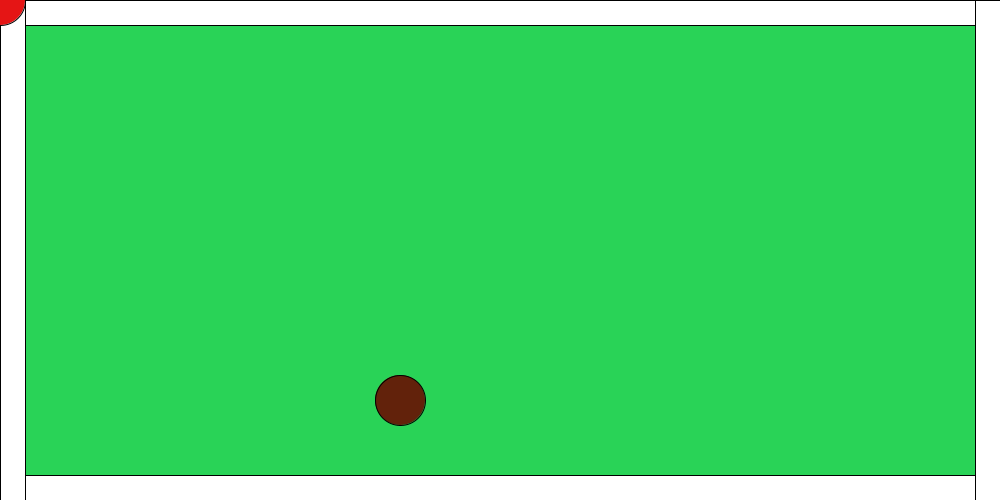
Frame 1 (no input)
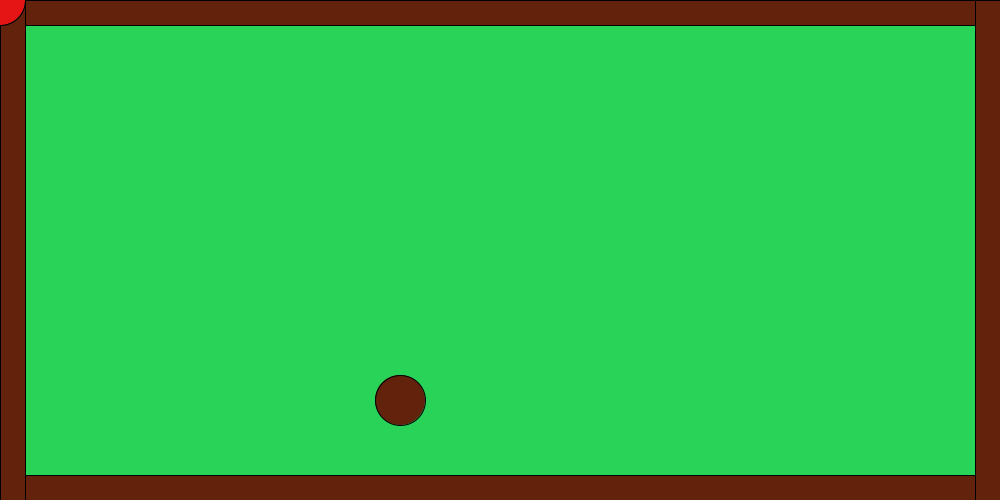
Frame 60 (the mouse pressed at the canvas centre just before this capture)
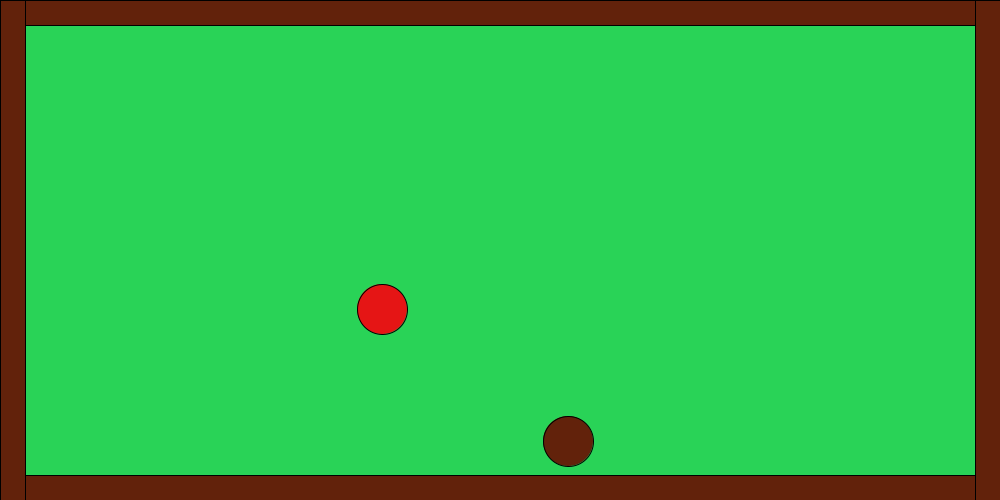
Frame 120 (the mouse held since frame 60 and released just before this capture)

The Processing sketch that drew these frames (run headless with seeded random() and noise(); from frame 60 on, the mouse is pressed at the canvas centre):

// Processing sketch: processing_152715
// ── processing_152715.pde

//int X1=500, Y1=100, C1=1;

//MOVIMIENTOS
//1 -> DIAGONAL HACIA LA DERECHA SUBIENDO
//2 -> DIAGONAL HACIA LA DERECHA BAJANDO
//3 -> DIAGONAL HACIA LA IZQUIERDA BAJANDO
//4 -> DIAGONAL HACIA LA IZQUIERDA SUBIENDO

int X1, Y1, C1=0;
int X2=400, Y2=400, C2=2; //Inicia el movimiento de la bola 2 con este control
int CW=1; //Control while
int r=25, dia=2*r; //Radio, Diametro
float dis, d; //Distancia

void setup(){
  size(1000, 500);
  smooth();
  frameRate(200);
}

void draw(){
  //Diseno de la mesa
  background(#29D357); 
  rect(0, 0, 1000, 25);
  rect(0, 475, 1000, 25);
  rect(0, 0, 25, 500);
  rect(975, 0, 25, 500);
  
  //Esferas
  if(C1==0){
    X1=mouseX;
    Y1=mouseY;
    if(mousePressed){
      C1=3; //Inicia el movimiento de la bola 1 con este control
    }
  }
  
  fill(#E51515);
  ellipse(X1, Y1, dia, dia);
  fill(#62220B);
  ellipse(X2, Y2, dia, dia);
  if(mousePressed) {
    
    //Calculo de Distancia
    d = dist(X1, Y1, X2, Y2);
    //dis=sqrt(pow(X2-X1, 2) + pow(Y2-Y1, 2));
    if(d<=dia+2 && d>=dia-2){
      
      while(CW!=0){
      //Posibles choques
      if(C1==1 && C2==2){
        C1=2;
        C2=1;
        break;
      }
      if(C1==1 && C2==3){
        C1=3;
        C2=1;
        break;
      }
      if(C1==1 && C2==4){
        C1=4;
        C2=1;
        break;
      }
      if(C1==2 && C2==3){
        C1=3;
        C2=2;
        break;
      }
      if(C1==2 && C2==4){
        C1=4;
        C2=2;
        break;
      }
      if(C1==3 && C2==4){
        C1=4;
        C2=3;
        break;
        
        
      }
      if(C2==1 && C1==2){
        C1=1;
        C2=2;
        break;
      }
      if(C2==1 && C1==3){
        C1=1;
        C2=3;
        break;
      }
      if(C2==1 && C1==4){
        C1=1;
        C2=4;
        break;
      }
      if(C2==2 && C1==3){
        C1=2;
        C2=3;
        break;
      }
      if(C2==2 && C1==4){
        C1=2;
        C2=4;
        break;
      }
      if(C2==3 && C1==4){
        C1=3;
        C2=4;
        break;
      }
      }
    }
    
    //Movimientos Bola 1
    if(C1==1){
      Y1--;
      X1=X1+1;
    }
    if(C1==2){
      X1=X1+2;
      Y1++;
    }
    if(C1==3){
      X1=X1-2;
      Y1++;
    }
    if(C1==4){
      X1=X1-3;
      Y1--;
    }
    
    //Controles Bola 1
    //Rebote Superior
    if(Y1<=r*2){
      if(C1==1){
        C1=2;  
      }
      if(C1==4){
        C1=3;
      }
    }
    //Rebote Izquierdo
    if(X1<=r*2){
      if(C1==3){
        C1=2;  
      }
      if(C1==4){
        C1=1;
      }
    }
    //Rebote Derecho
    if(X1>=1000-r*2){
      if(C1==2){
        C1=3;  
      }
      if(C1==1){
        C1=4;
      }
    }
    //Rebote Inferior
  if(Y1>=500-r*2){
      if(C1==2){
        C1=1;  
      }
      if(C1==3){
        C1=4;
      }
    }
    
    //Movimiento Bola 2
     if(C2==1){
      Y2--;
      X2=X2+2;
    }
    if(C2==2){
      X2=X2+3;
      Y2++;
    }
    if(C2==3){
      X2=X2-3;
      Y2++;
    }
    if(C2==4){
      X2=X2-2;
      Y2--;
    }
    
    //Controles Bola 2
    //Rebote Superior
    if(Y2<=r*2){
      if(C2==1){
        C2=2;  
      }
      if(C2==4){
        C2=3;
      }
    }
    //Rebote Izquierdo
    if(X2<=r*2){
      if(C2==3){
        C2=2;  
      }
      if(C2==4){
        C2=1;
      }
    }
    //Rebote Derecho
    if(X2>=1000-r*2){
      if(C2==2){
        C2=3;  
      }
      if(C2==1){
        C2=4;
      }
    }
    //Rebote Inferior
  if(Y2>=500-r*2){
      if(C2==2){
        C2=1;  
      }
      if(C2==3){
        C2=4;
      }
    }
  }
}
